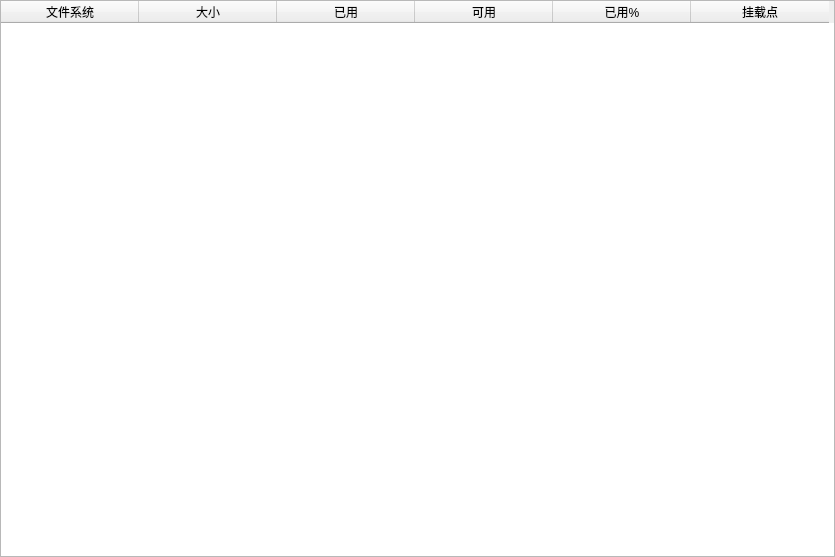
<?xml version="1.0" encoding="UTF-8"?>
<ui version="4.0">
 <class>FileWindow</class>
 <widget class="QWidget" name="FileWindow">
  <property name="geometry">
   <rect>
    <x>0</x>
    <y>0</y>
    <width>835</width>
    <height>557</height>
   </rect>
  </property>
  <property name="windowTitle">
   <string>Form</string>
  </property>
  <layout class="QGridLayout" name="gridLayout">
   <property name="leftMargin">
    <number>0</number>
   </property>
   <property name="topMargin">
    <number>0</number>
   </property>
   <property name="rightMargin">
    <number>0</number>
   </property>
   <property name="bottomMargin">
    <number>0</number>
   </property>
   <property name="spacing">
    <number>0</number>
   </property>
   <item row="0" column="0">
    <widget class="QTableWidget" name="tableWidget">
     <property name="sortingEnabled">
      <bool>true</bool>
     </property>
     <attribute name="horizontalHeaderCascadingSectionResizes">
      <bool>true</bool>
     </attribute>
     <attribute name="horizontalHeaderDefaultSectionSize">
      <number>138</number>
     </attribute>
     <column>
      <property name="text">
       <string>文件系统</string>
      </property>
     </column>
     <column>
      <property name="text">
       <string>大小</string>
      </property>
     </column>
     <column>
      <property name="text">
       <string>已用</string>
      </property>
     </column>
     <column>
      <property name="text">
       <string>可用</string>
      </property>
     </column>
     <column>
      <property name="text">
       <string>已用%</string>
      </property>
     </column>
     <column>
      <property name="text">
       <string>挂载点</string>
      </property>
     </column>
    </widget>
   </item>
  </layout>
 </widget>
 <resources/>
 <connections/>
</ui>
